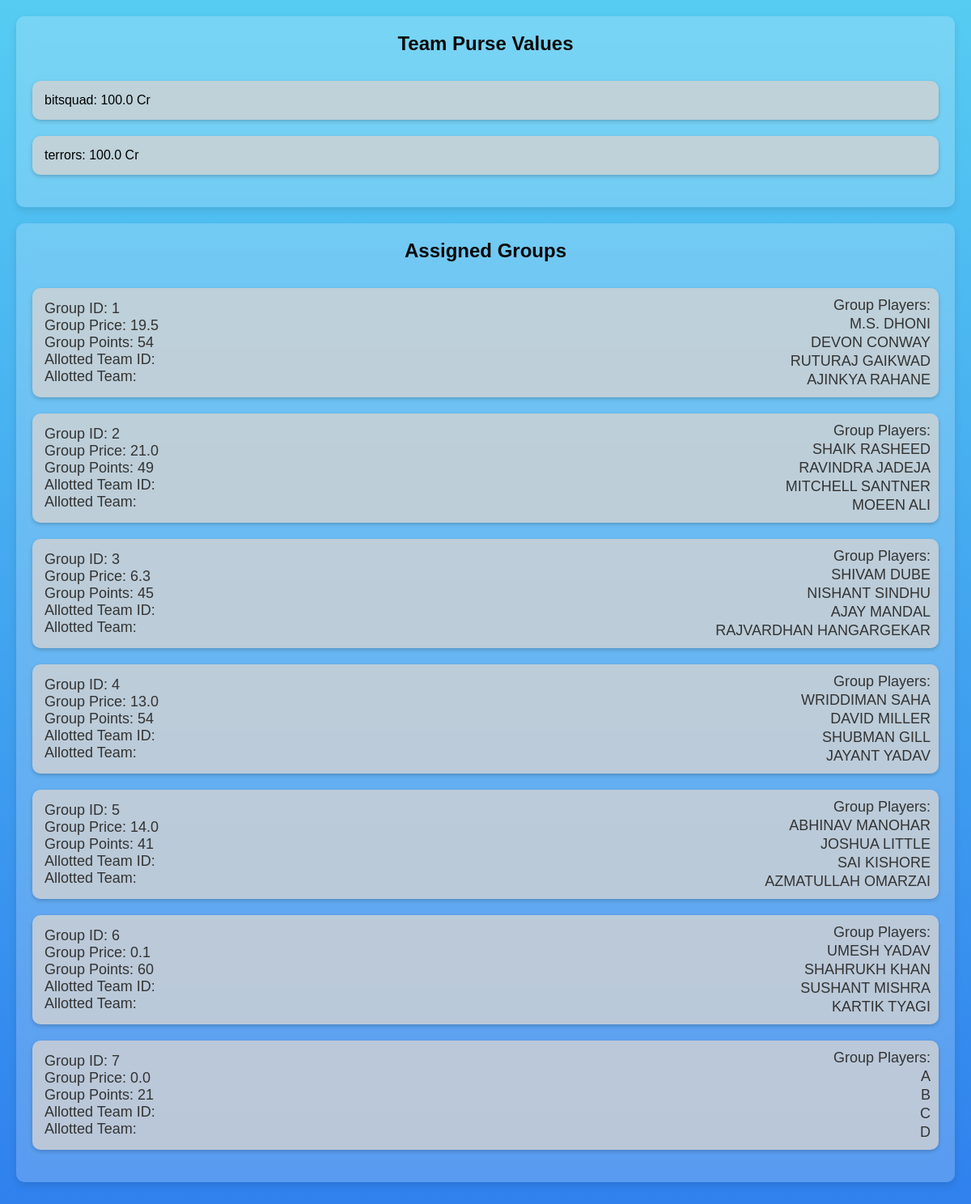
Page /groups/ on the earlier database version.
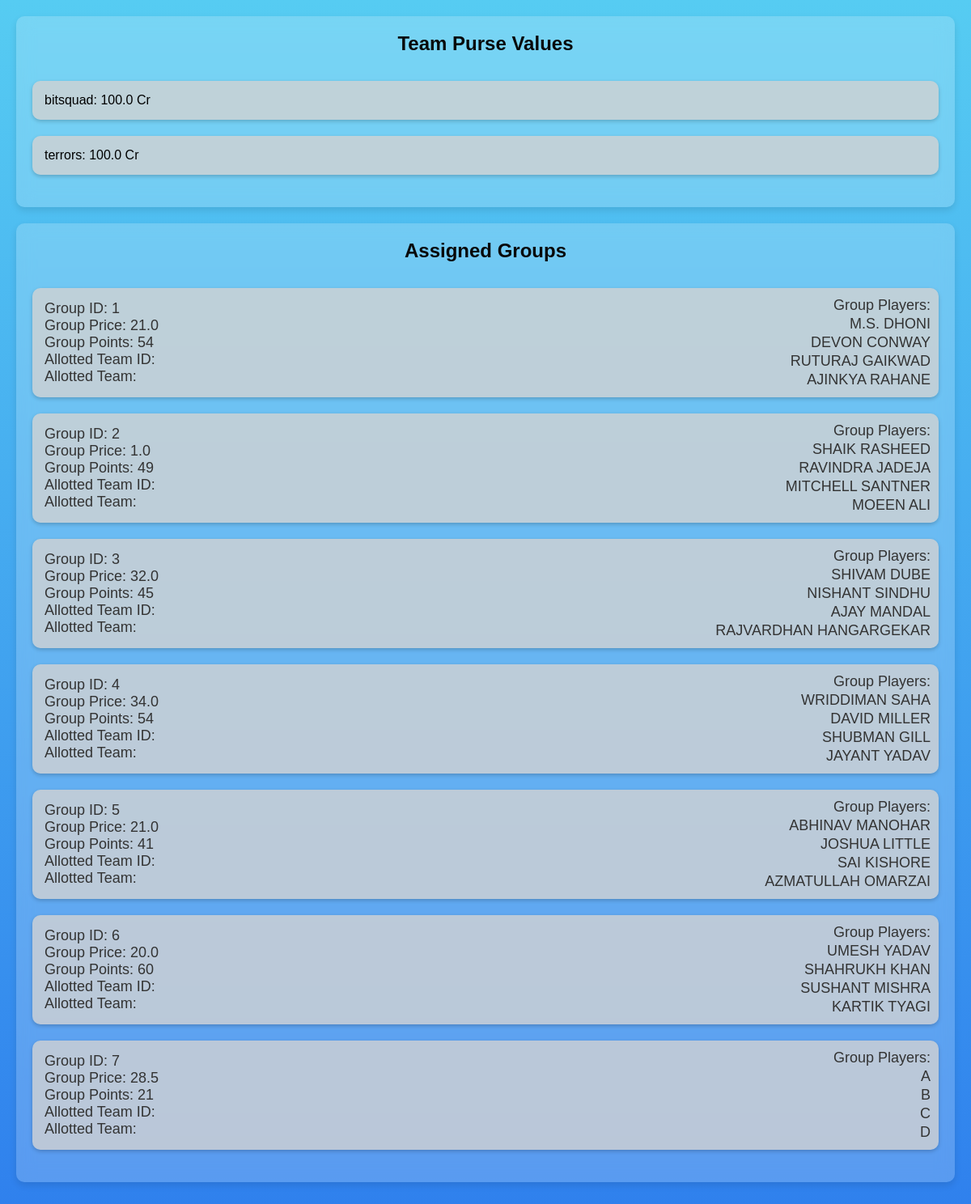
Same page on the later database version.
### Teams/models.py (models this page shows, shortened)
class Team(models.Model):
   team_id = models.IntegerField(primary_key=True)
   team_name = models.CharField(max_length=40, null=False)
   correct_answers = models.IntegerField(default=0)  # Incremental Logic in VIEWS [To be Implemented]
   purse_value = models.FloatField(default=40)  # Calculation Logic in VIEWS [To be Implemented]
   points_scored = models.IntegerField(default=0)

### Players/models.py (models this page shows, shortened)
class Group(models.Model):
   group_id = models.IntegerField(primary_key=True)
   group_price = models.FloatField(default=0.0)
   group_points = models.IntegerField(default=0)
   alloted_team = models.ForeignKey(Team, on_delete=models.CASCADE, related_name='groups', null=True, blank=True, db_column='team_id')

class Individual(models.Model):
   player_id = models.IntegerField(primary_key=True)
   player_name = models.CharField(max_length=50)
   player_price = models.FloatField(default=0.0)
   group = models.ForeignKey('Group', on_delete=models.CASCADE, related_name='players')

### Teams/views.py (the view)
# urls.py: path('groups/', group_list, name='group_list'),
def group_list(request):
    teams = Team.objects.all()
    groups = Group.objects.all()
    for group in groups:
        group_stats = Stat.objects.filter(player__group=group)
        total_points = group_stats.aggregate(
            total_points=Sum('fielding') + Sum('bowling') + Sum('batting')
        )['total_points'] or 0  # Ensure 0 if no stats found
        group.group_points = total_points
        group.save()
    previous_assignment = request.session.get('existing_assignments', [])
    existing_assignments = set(group.group_id for group in groups if group.alloted_team_id is not None)
    for group in groups:
        if group.group_id in existing_assignments and group.group_id not in previous_assignment:
            team = Team.objects.get(team_id=group.alloted_team_id)
            team.purse_value -= group.group_price
            team.save()
    request.session['existing_assignments'] = list(existing_assignments)
    context = {
        'teams': teams,
        'groups': groups,
    }
    return render(request, 'group_list.html', context)

### Teams/templates/Teams/group_list.html (shortened to what this page needs)
{% load static %}
<!DOCTYPE html>
<html lang="en">
<head>
    <link rel="stylesheet" href="{% static 'Teams/group_list.css' %}">
</head>
<body>
    <div class="container">
        <div class="team-purse-container">
            <h2>Team Purse Values</h2>
            <ul>
                {% for team in teams %}
                <li>{{ team.team_name }}: {{ team.purse_value }} Cr</li>
                {% endfor %}
            </ul>
        </div>
        <div class="assigned-group-container">
            <h2>Assigned Groups</h2>
            <ul>
                {% for group in groups %}
                <li class="group-container">
                    <div class="group-info">
                        <form action="{% url 'group_list' %}" method="post">
                            Group ID: {{ group.group_id }}<br>
                            Group Price: {{ group.group_price }}<br>
                            Group Points: {{ group.group_points }}<br>
                            Allotted Team ID: {{ group.alloted_team.team_id }}<br>
                            Allotted Team: {{ group.alloted_team.team_name }}
                        </form>
                    </div>
                    <div class="player-names">
                        <p>Group Players:</p>
                        {% for player in group.players.all %}
                        <p>{{ player.player_name }}</p>
                        {% endfor %}
                    </div>
                </li>
                {% endfor %}
            </ul>
        </div>
    </div>
</body>
</html>

### Teams/static/Teams/group_list.css (style rules this page uses)
body { font-family: Arial, sans-serif; margin: 0; padding: 0; background: linear-gradient(to bottom, #56ccf2, #2f80ed); }
.container { padding: 20px; }
.team-purse-container, .assigned-group-container { position: relative; padding: 20px; border-radius: 10px; box-shadow: 0 4px 8px rgba(0, 0, 0, 0.1); background: rgba(255, 255, 255, 0.2); backdrop-filter: blur(10px); overflow-y: auto; margin-bottom: 20px; }
h2 { margin-top: 0; color: #080808; text-align: center; padding-bottom: 10px; border-bottom: 2px solid transparent; }
ul { list-style-type: none; padding: 0; }
li { margin-bottom: 20px; padding: 15px; background-color: rgba(211, 211, 211, 0.8); border-radius: 10px; box-shadow: 0 2px 5px rgba(0, 0, 0, 0.2); }
form { display: inline; }
.group-info { font-weight: bold; color: #333; font-size: 18px; }
.group-container { position: relative; margin-bottom: 20px; overflow: hidden; }
.group-info { float: left; font-weight: normal; }
.player-names { position: absolute; top: 10px; right: 10px; margin-top: 0; padding: 0; border-radius: 5px; display: flex; flex-direction: column; text-align: right; }
.player-names p { margin: 1px 0; font-size: 18px; color: #333; }

Differences in the rows shown:
changed Group id 1: group_price "19.5" → "21.0"
changed Group id 2: group_price "21.0" → "1.0"
changed Group id 3: group_price "6.3" → "32.0"
changed Group id 4: group_price "13.0" → "34.0"
changed Group id 5: group_price "14.0" → "21.0"
changed Group id 6: group_price "0.1" → "20.0"
changed Group id 7: group_price "0.0" → "28.5"
